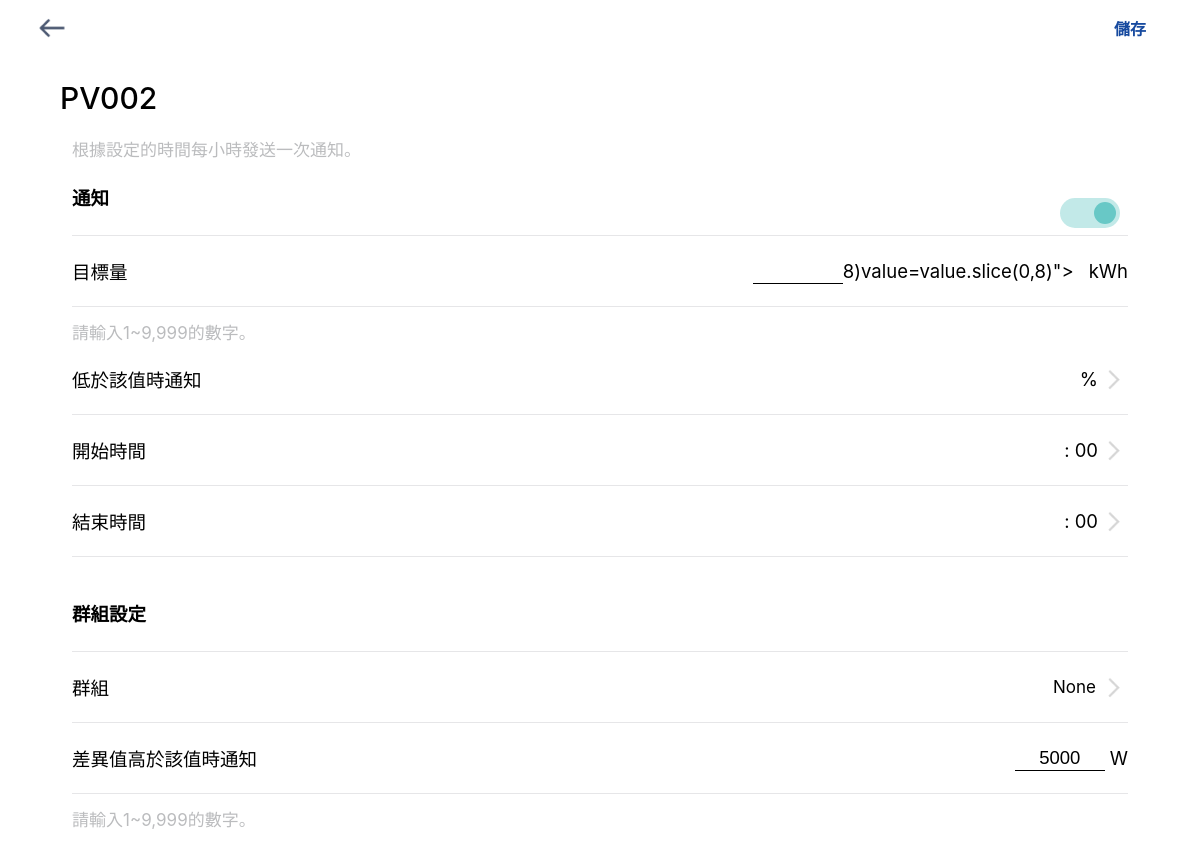
/setting?uuid=a45608b1-65d5-4524-a3ff-6faa42b87bbb, run on the app's committed database.
### app/models.py (models this page shows, shortened)
class Device_Info(UserMixin, db.Model):
    __tablename__ = 'device_info'
    uuid = db.Column(db.String(64),unique=True, primary_key=True)
    name = db.Column(db.String(64))
    model = db.Column(db.String(64))
    online_status = db.Column(db.String(64))
    gw_uuid = db.Column(db.String(64))
    gw_status = db.Column(db.String(64))
    user_id = db.Column(db.String(64))
    associated = db.Column(db.String(64))
    target_energy_level = db.Column(db.Float(), default= 5)
    lower_bound = db.Column(db.Integer(), default = 10)
    start_time = db.Column(db.Integer(),default = 7)
    end_time = db.Column(db.Integer(),default = 18)
    notify = db.Column(db.String(64), default ="ON")
    group_id = db.Column(db.String(64), default = "0")
    group_lower_bound = db.Column(db.Integer(),default = 5000)
    weekly_energy_amount = db.Column(db.Float(), default= 0)
    monthly_energy_amount = db.Column(db.Float(), default= 0)

### app/main/views.py (the view)
@main.route('/setting',methods = ["GET"])
def publish_setting():
    userid = request.args.get('userid')
    redirect_app = request.args.get('redirect_app')
    uuid = request.args.get('uuid')
    device_info = Device_Info.query.filter_by(uuid=uuid)
    return render_template('setting.html',userid=userid,redirect_app=redirect_app,device_info=device_info)

### app/templates/setting.html (shortened to what this page needs)
<html>
<head>
	<link rel="stylesheet" href="{{ url_for('static', filename='css/site.css') }}">
	<link rel="stylesheet" href="{{ url_for('static', filename='css/setting.css') }}">
</head>
<body>
	<form action="{{ url_for('main.update_device_setting') }}" method="post">
	<div class='header'>
		<a class='return-button' href="{{ url_for('main.publish_hello', userid=userid,redirect_app=redirect_app)}}">
			<img src="{{ url_for('static', filename='img/arrow left.png') }}" >
		</a>
		<input type='submit' class='save-button' value="儲存">
	</div>
	{% for device in device_info %}
	<div class='title'>{{ device.name }}</div>
	<div class='contaniner'>
		<p class='des'>根據設定的時間每小時發送一次通知。</p>
		<div class='settings'>
			<div id ='notif'>
				<span>通知</span>
				<label for='notification' class="switch">
			    <span class="slider"></span>
			</div>
			<div class='option goal'>
				<label for='goal'>目標量</label>
				<div><input type="number"  inputmode="decimal" step="0.01" id='goal' name ='goal' class='goal-value' value={{ device.target_energy_level }} oninput="if(value.length > 8)value=value.slice(0,8)"><span class='unit'>kWh</span></div>
			</div>
			<p class='goal-hint'> 請輸入1~9,999的數字。</p>
			<div class='option' id='bound'>
				<label for='lower_bound'>低於該值時通知</label>
				<div><input type='number' id='lower_bound' name='lower_bound' class='bound' value={{ device.lower_bound }} readonly><span class='unit'>%</span><img src="{{ url_for('static', filename='img/chevron-right.png') }}"></div>
			</div>
			<div class='option' id='start'>
				<label for='start_time'>開始時間</label>
				<div><input type='number' id='start_time' name='start_time' class='start' value={{ device.start_time }} readonly><span>&nbsp;: 00</span><img src="{{ url_for('static', filename='img/chevron-right.png') }}"></div>
			</div>
			<div class='option' id='end'>
				<label for='end_time'>結束時間</label>
				<div><input type='number' id='end_time' name='end_time' class='end' value={{ device.end_time }} readonly><span>&nbsp;: 00</span><img src="{{ url_for('static', filename='img/chevron-right.png') }}"></div>
			</div>
			<div id ='group-setting'>
				<span>群組設定</span>
			</div>
			<div class='option' id='gp'>
				<label for='group'>群組</label>
				<div><span class="no-gp">未加入任何群組</span><input type='text' id='group' name='group' class='gp' value={{ device.group_id }} placeholder="未加入任何群組" readonly><img src="{{ url_for('static', filename='img/chevron-right.png') }}"></div>
			</div>
			<div class='option diff'>
				<label for='diff'>差異值高於該值時通知</label>
				<div><input type="number" id='diff' min="1" step="1" pattern="\d*" name ='diff' class='diff-setting' value={{ device.group_lower_bound }} oninput="if(value.length > 4)value=value.slice(0,4)"><span class='unit'>W</span></div>
			</div>
			<p class='diff-hint'> 請輸入1~9,999的數字。</p>
		</div>
	</div>
	{% endfor %}
</form>
</body>
</html>

### static/css/site.css (style rules this page uses)
.switch { display: inline-block; width: 60px; height: 30px; margin: 8px; transform: translateY(50%); position: relative; }
.slider { position: absolute; top: 0; bottom: 0; left: 0; right: 0; border-radius: 30px; box-shadow: 0 0 0 2px white, 0 0 4px white; cursor: pointer; border: 4px solid transparent; background-color: #E0E0E0; overflow: hidden; transition: 0.4s; }
.slider:before { position: absolute; content: ""; width: 100%; height: 100%; background-color: white; border-radius: 30px; transform: translateX(-30px); transition: 0.4s; }
input:checked + .slider:before { transform: translateX(30px); background-color: #68C8C6; }
input:checked + .slider { background-color: rgba(104, 200, 198, 0.4); }

### static/css/setting.css (style rules this page uses)
body { background-color:#fff; display: flex; flex-direction: column; align-items: center; font-family: -apple-system,BlinkMacSystemFont,'Segoe UI',Roboto,Oxygen,Ubuntu,'Fira Sans','Droid Sans','Helvetica Neue',sans-serif !important; margin:0 !important; font-size:20px; padding-bottom:50px; -webkit-touch-callout: none; -webkit-user-select: none; -khtml-user-select: none; -moz-user-select: none; -ms-user-select: none; user-select: none; }
form { width:100%; display: block; margin-top: 0em; margin-block-end: 0em !important; display: flex; flex-direction: column; justify-content: center; align-items: center; }
p { display: block; margin-block-start: 0; margin-block-end: 0; margin-inline-start: 0px; margin-inline-end: 0px; }
.des { color: #BBBCBE; align-self: start; font-size: 17px; }
input[type="submit" i] { padding: 0 !important }
input.bound, input.start, input.end, input.gp { border:none !important; outline:none; font-size: 18.5px; text-align: right; font-family: -apple-system,BlinkMacSystemFont,'Segoe UI',Roboto,Oxygen,Ubuntu,'Fira Sans','Droid Sans','Helvetica Neue',sans-serif !important; width:50px; pointer-events:none; -webkit-appearance: none !important; -webkit-border-radius: 0!important; border-radius: 0!important; }
input.gp { width:200px !important; font-size: 17px !important; }
.option label { pointer-events:none; align-items: center; }
a, button, span#bound, span#start, span#end, span#gp { cursor: pointer !important; }
button, input.save-button, .save-button { background-color: #fff; border:none; transition: background-color 0.3s; -webkit-transition: background-color 0.3s; cursor: pointer; }
.header, #notif, .option, #group-setting { display: flex; flex-direction: row; justify-content: space-between; align-items: center; }
.title { font-size: 30px; font-weight:500; padding: 15px 0 0px 0 ; width: 90%; margin: 25px 0 20px 0; white-space: nowrap; overflow: hidden; text-overflow: ellipsis; }
.contaniner { width: 88%; }
#notif, #group-setting { line-height: 4; font-size: 18.5px; border-bottom: solid #e6e6e8 1px; width: 100%; font-weight: bolder; }
#group-setting { padding-top: 20px; }
.option { height:70px; font-size: 18.5px; border-bottom: solid #e6e6e8 1px; align-items: center; }
.header { height: 25px; width: 95%; padding-top:15px; }
.return-button { height: 44px; width: 44px; border-radius: 70%; display: flex; align-items: center; justify-content: center; }
.return-button img { height:30px; width:auto; pointer-events:none }
.save-button { font-style: normal; font-weight: bold; font-size: 16px; color: #174A9F; height: 44px; width: 80px; border-radius: 3px; background: none !important; }
.option img { width:30px; height:auto; }
.option div { display: flex; align-items: center; }
.goal-hint, .diff-hint { padding-top: 12px; color: #BBBCBE; font-size: 17px; width:85%; }
.unit { padding-left: 5px; }
.goal .unit { padding-left: 15px; }
.goal-value, .diff-setting { border:none; outline:none; font-size: 18.5px; width: 90px; text-align: right; border-radius: 0 !important; border-bottom:1px black solid !important; text-align: center; }
input::placeholder { color:rgba(0,0,0,0.3); }

### data on the page
Device_Info: name "PV002", group "None", diff "5000"
